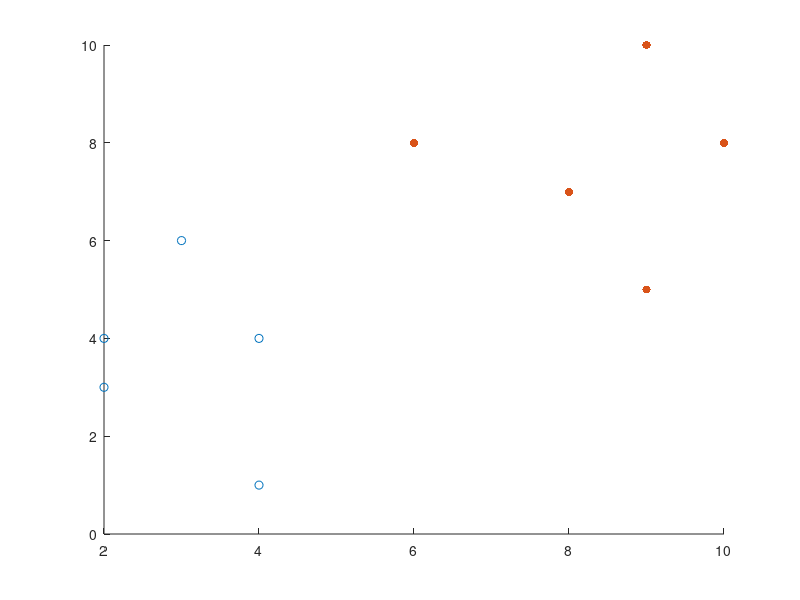

Write the MATLAB code that produced this figure. (Note: this script raises an error after producing the figure.)
% plotting code for Fisher's Linear Discriminant

% the two 2x5 matrices
x1 = [4 1; 2 4; 2 3; 3 6; 4 4]'; 
x2 = [9 10; 6 8; 9 5; 8 7; 10 8]';

% FILL IN YOUR CODE FOR COMPUTING THE PROJECTION DIRECTION w HERE

% plot points
figure
hold on
scatter(x1(1, :), x1(2, :))
scatter(x2(1, :), x2(2, :), 'filled')

% plot discriminant direction as a vector
slope = w(2)/w(1);
p1 = [0 0];                         % First Point
p2 = [10 10*slope];                 % Second Point
dp = p2-p1;                         % Difference
quiver(p1(1), p1(2), dp(1), dp(2), 0)

% plot a grid over the points and vector
grid
axis([0 10 0 10])
text(p1(1), p1(2), sprintf('(%.0f,%.0f)', p1))
text(p2(1), p2(2), sprintf('(%.0f,%.0f)', p2))
